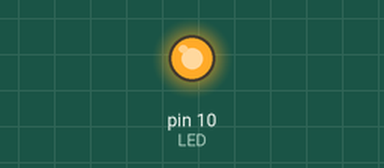
A sketch run on a simulated Arduino Uno, built with avr-gcc and run on an emulated ATmega328P. Shown: output pins drawn as LEDs (lit = HIGH).

Above: at 0.05 s.
Timing chart, 0 to 4.6 s (numbered marks = the images above):
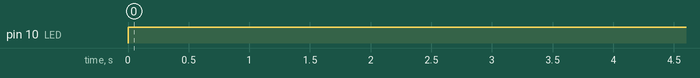

The sketch:

__.ino
```cpp
#define LED  10               //定义LED灯引脚

int i = 0;                   //存储最新数值变数，我们将使用它来从上到下计数

void setup(){

  pinMode(LED,OUTPUT);       //设定LED引脚为输出

}

void loop(){


    analogWrite(LED, 255);     //设定LED亮度

    delay(4000);               //延时10ms,因为analogWrite执行瞬间完成，

    analogWrite(LED, 0);                         //速度太快不易察觉


}
```

Measured:
- by itself, pin 10 (LED): LOW → HIGH at 0.00 s
